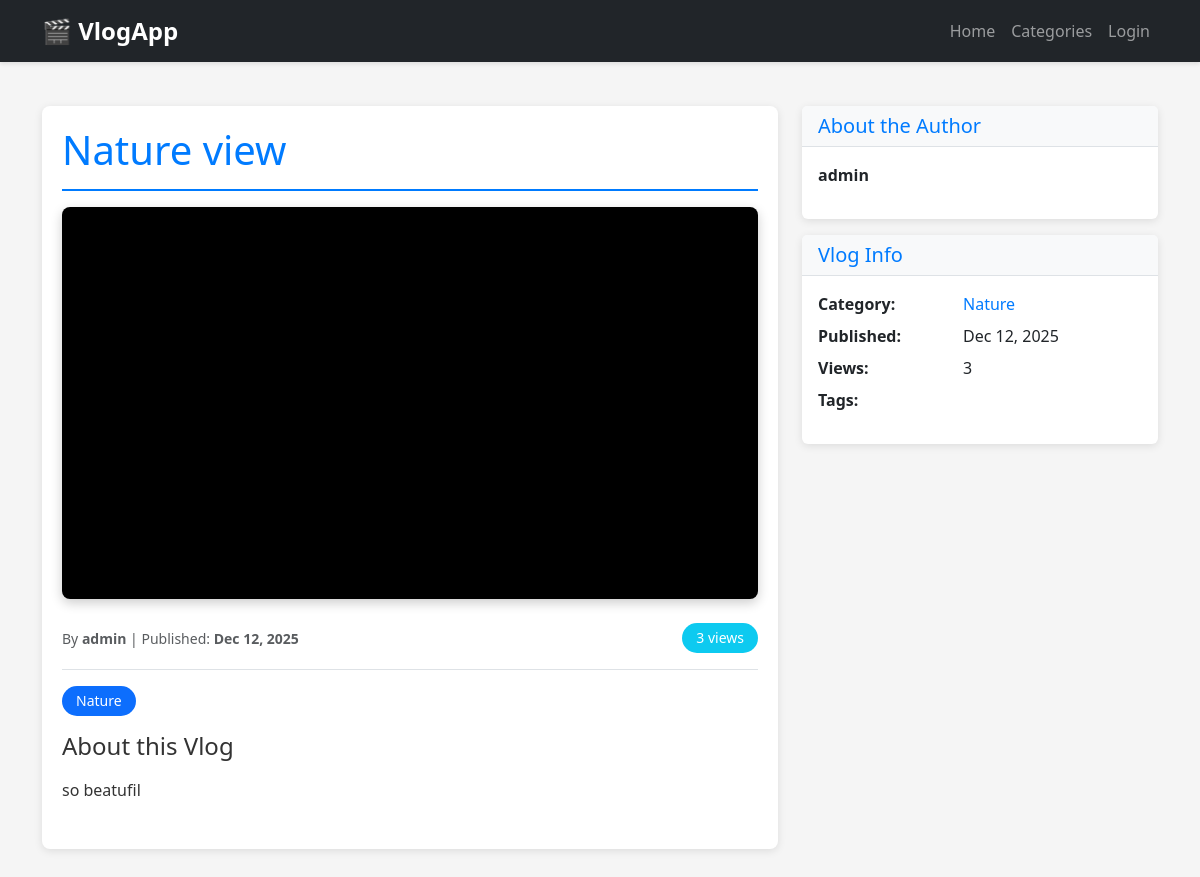
Screenshot of /vlog/1/nature-view/ with the database file from the repository.
### vlogapp/models.py (models this page shows, shortened)
class VlogPost(models.Model):
    title = models.CharField(
        max_length=200,
        help_text="Enter the title of your vlog"
    )
    slug = models.SlugField(
        unique=True,
        help_text="URL-friendly version of the title (auto-generated)"
    )
    video_url = models.URLField(
        help_text="Enter the URL of your video (YouTube, Vimeo, etc.)",
        validators=[URLValidator()]
    )
    description = models.TextField(
        help_text="Detailed description of your vlog content"
    )
    author = models.ForeignKey(
        User,
        on_delete=models.CASCADE,
        related_name='vlogs'
    )
    published_date = models.DateTimeField(
        help_text="Date when the vlog was published"
    )
    updated_date = models.DateTimeField(
        auto_now=True,
        help_text="Automatically updated when the vlog is modified"
    )
    category = models.ForeignKey(
        Category,
        on_delete=models.PROTECT,
        related_name='vlogs'
    )
    tags = models.CharField(
        max_length=500,
        blank=True,
        help_text="Enter tags separated by commas (e.g., tutorial, beginner, django)"
    )
    thumbnail = models.ImageField(
        upload_to='thumbnails/',
        blank=True,
        null=True,
        help_text="Upload a custom thumbnail image for your vlog"
    )
    views_count = models.IntegerField(
        default=0,
        help_text="Track the number of times this vlog has been viewed"
    )
    created_at = models.DateTimeField(
        auto_now_add=True
    )
    class Meta:
        ordering = ['-published_date']
        indexes = [
            models.Index(fields=['-published_date']),
            models.Index(fields=['author']),
            models.Index(fields=['category']),
        ]
    def save(self, *args, **kwargs):
        if not self.slug:
            self.slug = slugify(self.title)
        super().save(*args, **kwargs)
    def get_tags_list(self):
        return [tag.strip() for tag in self.tags.split(',') if tag.strip()]
    def increment_views(self):
        self.views_count += 1
        self.save(update_fields=['views_count'])

class Category(models.Model):
    name = models.CharField(max_length=100, unique=True)
    slug = models.SlugField(unique=True)
    description = models.TextField(blank=True, null=True)
    created_at = models.DateTimeField(auto_now_add=True)
    class Meta:
        verbose_name_plural = "Categories"
        ordering = ['name']
    def __str__(self):
        return self.name

### vlogapp/views.py (the view)
# urls.py: path('vlog/<int:pk>/<slug:slug>/', VlogDetailView.as_view(), name='vlog-detail'),
class VlogDetailView(DetailView):
    model = VlogPost
    template_name = 'vlogapp/vlog_detail.html'
    context_object_name = 'vlog'
    def get_object(self, queryset=None):
        obj = super().get_object(queryset)
        obj.increment_views()
        return obj
    def get_context_data(self, **kwargs):
        context = super().get_context_data(**kwargs)
        context['related_vlogs'] = VlogPost.objects.filter(
            category=self.object.category
        ).exclude(id=self.object.id)[:5]
        return context

### vlogapp/templatetags/vlog_tags.py (called while the page is built, shortened)
@register.filter
def extract_youtube_id(url):
    if not url:
        return None
    pattern1 = r'(?:https?://)?(?:www\.)?youtube\.com/watch\?v=([a-zA-Z0-9_-]{11})(?:&|$)'
    match = re.search(pattern1, url)
    if match:
        return match.group(1)

@register.filter
def is_youtube(url):
    if not url:
        return False
    return 'youtube.com' in url or 'youtu.be' in url

@register.filter(name='get_video_embed_url')
def get_video_embed_url(url, provider=None):
    if not url:
        return None
    if 'youtube.com' in url or 'youtu.be' in url:
        video_id = extract_youtube_id(url)
        if video_id:
            return f"https://www.youtube-nocookie.com/embed/{video_id}"
    elif 'vimeo.com' in url:
        video_id = extract_vimeo_id(url)
        if video_id:
            return f"https://player.vimeo.com/video/{video_id}"
    return None

### vlogapp/templates/vlogapp/vlog_detail.html (shortened to what this page needs)
{% extends "base.html" %}
{% load vlog_tags %}
{% block content %}
<div class="row">
    <div class="col-lg-8">
        <div class="vlog-detail mb-4">
            <h1 class="mb-3">{{ vlog.title }}</h1>
            <div class="ratio ratio-16x9 mb-4">
                {% if vlog.video_url|is_youtube %}
                    <iframe
                        src="{{ vlog.video_url|get_video_embed_url }}?rel=0&modestbranding=1"
                        title="YouTube video player"
                        frameborder="0"
                        allow="accelerometer; autoplay; clipboard-write; encrypted-media; gyroscope; picture-in-picture; web-share"
                        allowfullscreen>
                    </iframe>
                {% elif vlog.video_url|is_vimeo %}
                    <iframe
                        src="{{ vlog.video_url|get_video_embed_url }}"
                        allow="autoplay; fullscreen"
                        allowfullscreen>
                    </iframe>
                {% else %}
                    <div class="bg-dark d-flex align-items-center justify-content-center text-white">
                        <a href="{{ vlog.video_url }}" target="_blank" class="btn btn-primary btn-lg">
                            🎥 Watch Video (External)
                        </a>
                    </div>
                {% endif %}
            </div>
            <div class="d-flex justify-content-between align-items-center mb-3 pb-3 border-bottom">
                <div>
                    <small class="text-muted">
                        By <strong>{{ vlog.author }}</strong> |
                        Published: <strong>{{ vlog.published_date|date:"M d, Y" }}</strong>
                    </small>
                </div>
                <div>
                    <span class="badge bg-info">{{ vlog.views_count }} views</span>
                </div>
            </div>
            <div class="mb-3">
                <span class="badge bg-primary me-2">{{ vlog.category }}</span>
            </div>
            <div class="vlog-description mb-4">
                <h4>About this Vlog</h4>
                <p>{{ vlog.description|linebreaks }}</p>
            </div>
        </div>
    </div>
    <div class="col-lg-4">
        <div class="card mb-3">
            <div class="card-header">
                <h5 class="mb-0">About the Author</h5>
            </div>
            <div class="card-body">
                <p><strong>{{ vlog.author.get_full_name|default:vlog.author }}</strong></p>
            </div>
        </div>
        <div class="card">
            <div class="card-header">
                <h5 class="mb-0">Vlog Info</h5>
            </div>
            <div class="card-body">
                <dl class="row">
                    <dt class="col-sm-5">Category:</dt>
                    <dd class="col-sm-7">
                        <a href="?category={{ vlog.category.slug }}">{{ vlog.category }}</a>
                    </dd>
                    <dt class="col-sm-5">Published:</dt>
                    <dd class="col-sm-7">{{ vlog.published_date|date:"M d, Y" }}</dd>
                    <dt class="col-sm-5">Views:</dt>
                    <dd class="col-sm-7">{{ vlog.views_count }}</dd>
                    <dt class="col-sm-5">Tags:</dt>
                    <dd class="col-sm-7">
                    </dd>
                </dl>
            </div>
        </div>
    </div>
</div>
{% endblock %}

### vlogapp/static/css/style.css (style rules this page uses)
:root { --primary-color: #007bff; --secondary-color: #6c757d; --success-color: #28a745; --danger-color: #dc3545; --warning-color: #ffc107; --info-color: #17a2b8; }
body { font-family: 'Segoe UI', Tahoma, Geneva, Verdana, sans-serif; background-color: #f5f5f5; }
.card { border: none; box-shadow: 0 2px 8px rgba(0,0,0,0.1); transition: transform 0.2s, box-shadow 0.2s; }
.vlog-detail { background-color: white; padding: 20px; border-radius: 8px; box-shadow: 0 2px 8px rgba(0,0,0,0.1); }
.vlog-detail h1 { color: var(--primary-color); margin-bottom: 20px; border-bottom: 2px solid var(--primary-color); padding-bottom: 15px; }
.vlog-description { line-height: 1.8; color: #333; }
.badge { padding: 6px 12px; font-size: 0.875rem; }
.card-header { background-color: #f8f9fa; border-bottom: 1px solid #dee2e6; }
.card-header h5 { color: var(--primary-color); margin-bottom: 0; }
.card { animation: fadeIn 0.3s ease-in-out; }
.ratio { background-color: #000; border-radius: 8px; overflow: hidden; box-shadow: 0 4px 12px rgba(0,0,0,0.2); }
.badge { border-radius: 20px; padding: 8px 14px; font-weight: 500; }
a { color: var(--primary-color); text-decoration: none; transition: color 0.2s; }

### rows the page displays
VlogPost: title "Nature view", author "admin", published_date "Dec 12, 2025", views_count "3", category "Nature", description "so beatufil", author.get_full_name "admin"
